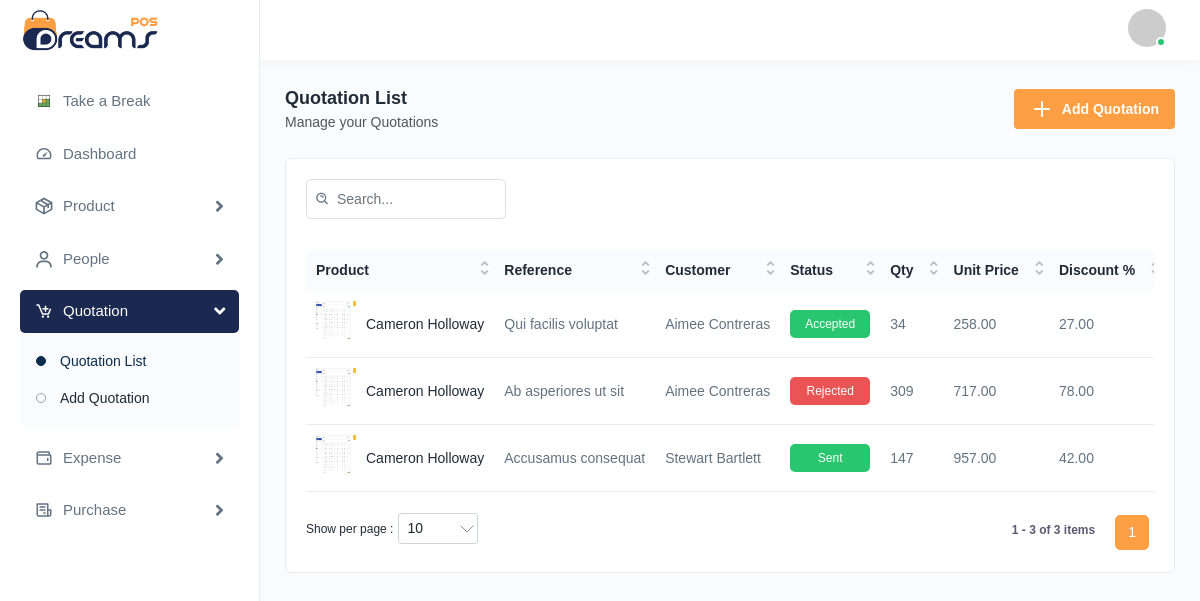
The app's page /quotations/ (signed in), older data.
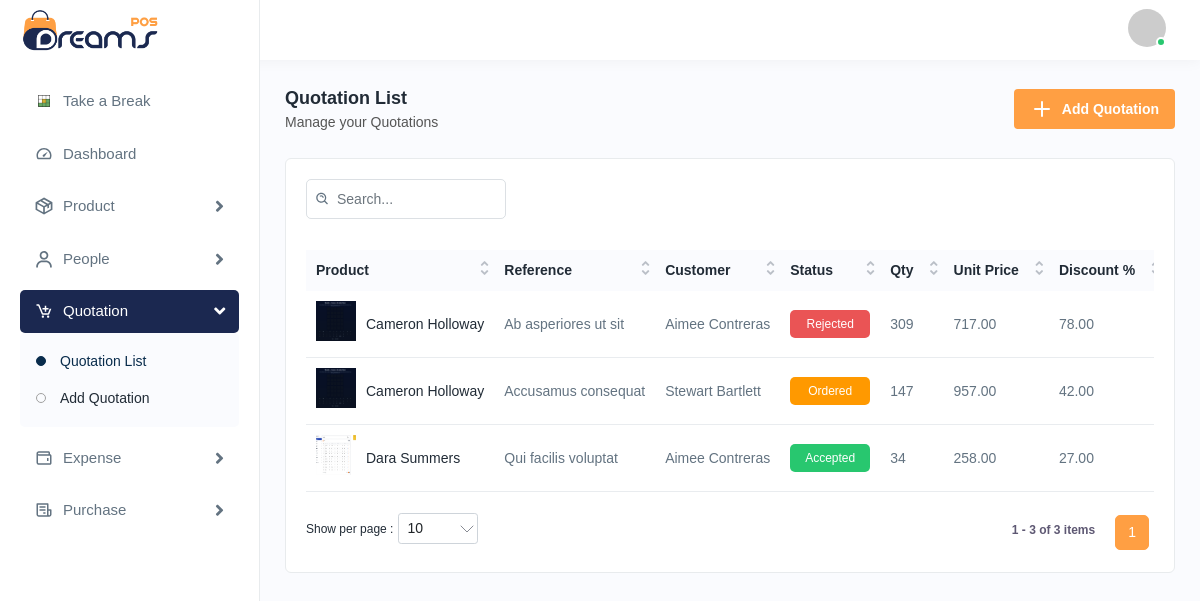
The same page, newer data.
### mainapp/models.py (models this page shows)
class Quotation(models.Model):
    STATUS_CHOICES = [
        ("pending", "Pending"),
        ("sent", "Sent"),
        ("ordered", "Ordered"),
        ("accepted", "Accepted"),
        ("rejected", "Rejected"),
    ]
    reference = models.CharField(max_length=100, unique=True)
    product = models.ForeignKey(
        "Product",
        on_delete=models.PROTECT,
        related_name="quotations",
    )
    customer = models.ForeignKey(
        "Customer",
        on_delete=models.PROTECT,
        related_name="quotations",
    )
    quantity = models.PositiveIntegerField(default=1)
    unit_price = models.DecimalField(max_digits=12, decimal_places=2)
    discount_percentage = models.DecimalField(max_digits=5, decimal_places=2, default=0)
    tax_percentage = models.DecimalField(max_digits=5, decimal_places=2, default=0)
    status = models.CharField(max_length=20, choices=STATUS_CHOICES, default="pending")
    notes = models.TextField(blank=True, null=True)
    created_at = models.DateTimeField(auto_now_add=True)
    updated_at = models.DateTimeField(auto_now=True)
    class Meta:
        ordering = ["-created_at"]
    def get_subtotal(self):
        return self.quantity * self.unit_price
    def get_discount_amount(self):
        return (self.get_subtotal() * self.discount_percentage) / 100
    def get_subtotal_after_discount(self):
        return self.get_subtotal() - self.get_discount_amount()
    def get_tax_amount(self):
        return (self.get_subtotal_after_discount() * self.tax_percentage) / 100
    def get_grand_total(self):
        return self.get_subtotal_after_discount() + self.get_tax_amount()

class Product(models.Model):
    STATUS_CHOICES = [
        ("active", "Active"),
        ("inactive", "Inactive"),
    ]
    name = models.CharField(max_length=255)
    sub_category = models.ForeignKey(
        "SubCategory",
        on_delete=models.PROTECT,
        related_name="products",
        blank=True,
        null=True,
    )
    unit = models.CharField(max_length=16)
    sku = models.CharField(max_length=255, unique=True)
    quantity = models.PositiveIntegerField(default=0)
    description = models.TextField(blank=True, null=True)
    status = models.CharField(
        max_length=10,
        choices=STATUS_CHOICES,
        default="active",
    )
    price = models.DecimalField(max_digits=8, decimal_places=2)
    discount_percentage = models.DecimalField(
        max_digits=5,
        decimal_places=2,
        default=0,
    )
    main_image = models.ImageField(
        upload_to="products/",
        blank=True,
        null=True,
    )
    created_at = models.DateTimeField(auto_now_add=True)
    updated_at = models.DateTimeField(auto_now=True)

class Customer(models.Model):
    name = models.CharField(max_length=255)
    email = models.EmailField(unique=True)
    phone = models.CharField(max_length=20)
    country = models.CharField(max_length=100, blank=True, null=True)
    city = models.CharField(max_length=100, blank=True, null=True)
    address = models.TextField(blank=True, null=True)
    description = models.TextField(blank=True, null=True)
    avatar = models.ImageField(
        upload_to="customers/",
        blank=True,
        null=True,
    )
    created_at = models.DateTimeField(auto_now_add=True)
    updated_at = models.DateTimeField(auto_now=True)

### mainapp/views.py (the view)
# urls.py: path("quotations/", views.quotations_index, name="quotations_index"),
@login_required
def quotations_index(request):
    quotations = Quotation.objects.select_related("product", "customer").order_by(
        "-created_at"
    )
    return render(request, "quotations/list.html", {"quotations": quotations})

### mainapp/templates/quotations/list.html (shortened to what this page needs)
{% extends "base.html" %}
{% load static %}
{% block content %}
<div class="page-header">
  <div class="page-title">
    <h4>Quotation List</h4>
    <h6>Manage your Quotations</h6>
  </div>
  <div class="page-btn">
    <a href="{% url 'quotations_create' %}" class="btn btn-added">
      <img src="{% static 'img/icons/plus.svg' %}" alt="img" class="me-2">Add Quotation
    </a>
  </div>
</div>
<div class="card">
  <div class="card-body">
    <div class="table-top">
      <div class="search-set">
        <div class="search-input">
          <a class="btn btn-searchset">
            <img src="{% static 'img/icons/search-white.svg' %}" alt="img">
          </a>
        </div>
      </div>
    </div>
    <div class="table-responsive">
      <table class="table datanew">
        <thead>
          <tr>
            <th>Product</th>
            <th>Reference</th>
            <th>Customer</th>
            <th>Status</th>
            <th>Qty</th>
            <th>Unit Price</th>
            <th>Discount %</th>
          </tr>
        </thead>
        <tbody>
          {% for quotation in quotations %}
          <tr>
            <td class="productimgname">
              <a href="javascript:void(0);" class="product-img">
                {% if quotation.product.main_image %}
                <img src="{{ quotation.product.main_image.url }}" alt="product">
                {% else %}
                <img src="{% static 'img/product/noimage.png' %}" alt="product">
                {% endif %}
              </a>
              <a href="javascript:void(0);">{{ quotation.product.name }}</a>
            </td>
            <td>{{ quotation.reference }}</td>
            <td>{{ quotation.customer.name }}</td>
            <td>
              {% if quotation.status == 'accepted' or quotation.status == 'sent' %}
              <span class="badges bg-lightgreen">{{ quotation.get_status_display }}</span>
              {% elif quotation.status == 'ordered' %}
              <span class="badges bg-lightyellow">{{ quotation.get_status_display }}</span>
              {% elif quotation.status == 'pending' or quotation.status == 'rejected' %}
              <span class="badges bg-lightred">{{ quotation.get_status_display }}</span>
              {% else %}
              <span class="badges bg-lightgrey">{{ quotation.get_status_display }}</span>
              {% endif %}
            </td>
            <td>{{ quotation.quantity }}</td>
            <td>{{ quotation.unit_price|floatformat:2 }}</td>
            <td>{{ quotation.discount_percentage|floatformat:2 }}</td>
          </tr>
          {% endfor %}
        </tbody>
      </table>
    </div>
  </div>
</div>
{% endblock %}

### mainapp/templates/base.html (shortened to what this page needs)
{% load static %}
<!DOCTYPE html>
<html lang="en">
<head>
    <link rel="stylesheet" href="{% static 'css/bootstrap.min.css' %}">
    <link rel="stylesheet" href="{% static 'css/animate.css' %}">
    <link rel="stylesheet" href="{% static 'css/dataTables.bootstrap4.min.css' %}">
    <link rel="stylesheet" href="{% static 'plugins/select2/css/select2.min.css' %}">
    <link rel="stylesheet" href="{% static 'plugins/fontawesome/css/fontawesome.min.css' %}">
    <link rel="stylesheet" href="{% static 'plugins/fontawesome/css/all.min.css' %}">
    <link rel="stylesheet" href="{% static 'css/style.css' %}">
</head>
<body>
    <div class="main-wrapper">
        <div class="header">
            <div class="header-left active">
                <a href="{% url 'index' %}" class="logo">
                    <img src="{% static 'img/logo.png' %}" alt="">
                </a>
            </div>
            <ul class="nav user-menu">
                {% if request.user.is_authenticated %}
                <li class="nav-item dropdown has-arrow main-drop">
                    <a href="javascript:void(0);" class="dropdown-toggle nav-link userset" data-bs-toggle="dropdown">
                        <span class="user-img">
                            <img src="https://ui-avatars.com/api/?name={{ request.user.username }}" alt="">
                            <span class="status online"></span>
                        </span>
                    </a>
                </li>
                {% else %}
                <li class="nav-item">
                    <a href="{% url 'login' %}" class="nav-link">
                        Login
                    </a>
                </li>
                {% endif %}
            </ul>
        </div>
        <div class="sidebar" id="sidebar">
            <div class="sidebar-inner slimscroll">
                <div id="sidebar-menu" class="sidebar-menu">
                    <ul>
                           <li>
                            <a href="{% url 'game' %}"
                                class="{% if request.resolver_match.url_name == 'game' %}active{% endif %}">
                                <img src="{% static 'wordle-assets/img/wordle_img.webp' %}" alt="img">
                                <span>Take a Break</span>
                            </a>
                        </li>
                        <li>
                            <a href="{% url 'index' %}"
                                class="{% if request.resolver_match.url_name == 'index' %}active{% endif %}">
                                <img src="{% static 'img/icons/dashboard.svg' %}" alt="img">
                                <span>Dashboard</span>
                            </a>
                        </li>
                        <li class="submenu">
                            <a href="javascript:void(0);">
                                <img src="{% static 'img/icons/product.svg' %}" alt="img">
                                <span>Product</span> <span class="menu-arrow"></span>
                            </a>
                        </li>
                        <li class="submenu">
                            <a href="javascript:void(0);">
                                <img src="{% static 'img/icons/users1.svg' %}" alt="img">
                                <span>People</span> <span class="menu-arrow"></span>
                            </a>
                        </li>
                        <li class="submenu">
                            <a href="javascript:void(0);">
                                <img src="{% static 'img/icons/quotation1.svg' %}" alt="img">
                                <span>Quotation</span> <span class="menu-arrow"></span>
                            </a>
                            <ul>
                                <li>
                                    <a href="{% url 'quotations_index' %}"
                                        class="{% if request.resolver_match.url_name == 'quotations_index' or request.resolver_match.url_name == 'quotations_edit' %}active{% endif %}">
                                        Quotation List
                                    </a>
                                </li>
                                <li>
                                    <a href="{% url 'quotations_create' %}"
                                        class="{% if request.resolver_match.url_name == 'quotations_create' %}active{% endif %}">
                                        Add Quotation
                                    </a>
                                </li>
                            </ul>
                        </li>
                        <li class="submenu">
                            <a href="javascript:void(0);">
                                <img src="{% static 'img/icons/expense1.svg' %}" alt="img">
                                <span>Expense</span> <span class="menu-arrow"></span>
                            </a>
                        </li>
                        <li class="submenu">
                            <a href="javascript:void(0);">
                                <img src="{% static 'img/icons/purchase1.svg' %}" alt="img">
                                <span>Purchase</span> <span class="menu-arrow"></span>
                            </a>
                        </li>
                    </ul>
                </div>
            </div>
        </div>
        <div class="page-wrapper">
            <div class="content">
                {% block content %}{% endblock %}
            </div>
        </div>
    </div>
</body>
</html>

Row changes from the older to the newer data that the page shows:
changed Quotation "Qui facilis voluptat": product.name "Cameron Holloway" → "Dara Summers"
changed through a linked row, Quotation "Ab asperiores ut sit": product.main_image: a different picture
changed Quotation "Accusamus consequat": product.main_image: a different picture; status "Sent" → "Ordered"
